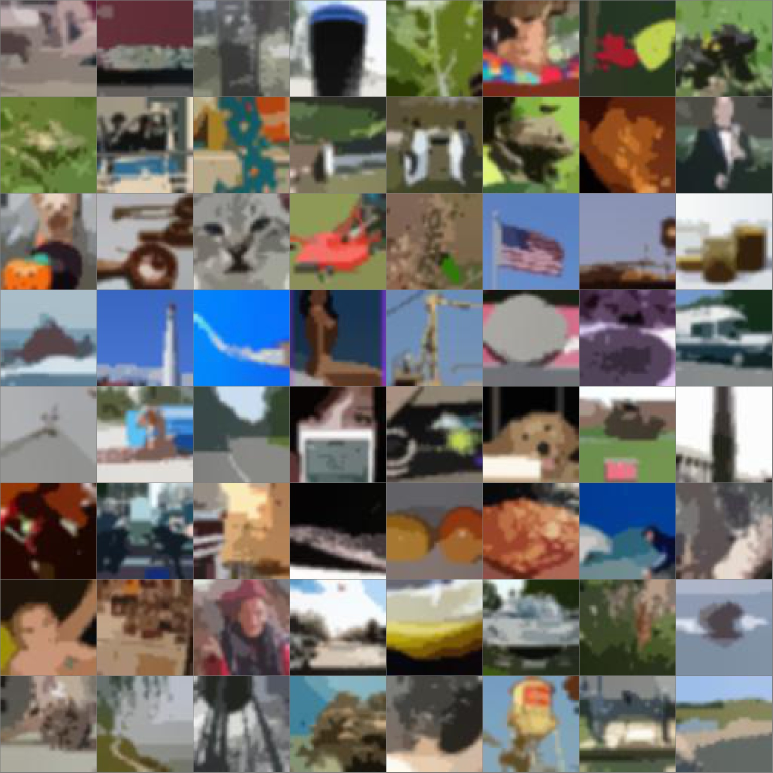
#> input picture Test-X.jpeg, 1545 x 1545 px (shown at 1/2 size)
$ python -i pre_process_imagenet.py   (imports and definitions only)   (older library calls are emulated)
#> lines starting #> are read from the running program, lines starting #| are printed output that depends on the picture
# Copyright 2016 Google Inc. All Rights Reserved.
#
# Licensed under the Apache License, Version 2.0 (the "License");
# you may not use this file except in compliance with the License.
# You may obtain a copy of the License at
#
#     http://www.apache.org/licenses/LICENSE-2.0
#
# Unless required by applicable law or agreed to in writing, software
# distributed under the License is distributed on an "AS IS" BASIS,
# WITHOUT WARRANTIES OR CONDITIONS OF ANY KIND, either express or implied.
# See the License for the specific language governing permissions and
# limitations under the License.
# ==============================================================================
"""Converts ImageNet data to TFRecords file format with Example protos.

The raw ImageNet data set is expected to reside in JPEG files located in the
following directory structure.

  data_dir/n01440764/ILSVRC2012_val_00000293.JPEG
  data_dir/n01440764/ILSVRC2012_val_00000543.JPEG
  ...

where 'n01440764' is the unique synset label associated with
these images.

The training data set consists of 1000 sub-directories (i.e. labels)
each containing 1200 JPEG images for a total of 1.2M JPEG images.

The evaluation data set consists of 1000 sub-directories (i.e. labels)
each containing 50 JPEG images for a total of 50K JPEG images.

This TensorFlow script converts the training and evaluation data into
a sharded data set consisting of 1024 and 128 TFRecord files, respectively.

  train_directory/train-00000-of-01024
  train_directory/train-00001-of-01024
  ...
  train_directory/train-00127-of-01024

and

  validation_directory/validation-00000-of-00128
  validation_directory/validation-00001-of-00128
  ...
  validation_directory/validation-00127-of-00128

Each validation TFRecord file contains ~390 records. Each training TFREcord
file contains ~1250 records. Each record within the TFRecord file is a
serialized Example proto. The Example proto contains the following fields:

  image/encoded: string containing JPEG encoded image in RGB colorspace
  image/height: integer, image height in pixels
  image/width: integer, image width in pixels
  image/colorspace: string, specifying the colorspace, always 'RGB'
  image/channels: integer, specifying the number of channels, always 3
  image/format: string, specifying the format, always'JPEG'

  image/filename: string containing the basename of the image file
            e.g. 'n01440764_10026.JPEG' or 'ILSVRC2012_val_00000293.JPEG'
  image/class/label: integer specifying the index in a classification layer.
    The label ranges from [1, 1000] where 0 is not used.
  image/class/synset: string specifying the unique ID of the label,
    e.g. 'n01440764'
  image/class/text: string specifying the human-readable version of the label
    e.g. 'red fox, Vulpes vulpes'

  image/object/bbox/xmin: list of integers specifying the 0+ human annotated
    bounding boxes
  image/object/bbox/xmax: list of integers specifying the 0+ human annotated
    bounding boxes
  image/object/bbox/ymin: list of integers specifying the 0+ human annotated
    bounding boxes
  image/object/bbox/ymax: list of integers specifying the 0+ human annotated
    bounding boxes
  image/object/bbox/label: integer specifying the index in a classification
    layer. The label ranges from [1, 1000] where 0 is not used. Note this is
    always identical to the image label.

Note that the length of xmin is identical to the length of xmax, ymin and ymax
for each example.

Running this script using 16 threads may take around ~2.5 hours on a HP Z420.
"""

from __future__ import absolute_import
from __future__ import division
from __future__ import print_function
import cv2

from datetime import datetime
import os
import random
import sys
import threading


import numpy as np
import tensorflow as tf

# [55 lines not run here, left out]

FLAGS = tf.app.flags.FLAGS


# [12 lines left out: functions _int64_feature, _float_feature, not called in this run]


def _bytes_feature(value):
  """Wrapper for inserting bytes features into Example proto."""
  return tf.train.Feature(bytes_list=tf.train.BytesList(value=[value]))


# [53 lines left out: function _convert_to_example, not called in this run]


class ImageCoder(object):
  """Helper class that provides TensorFlow image coding utilities."""

  # [21 lines left out: function __init__, not called in this run]

  def png_to_jpeg(self, image_data):
    return self._sess.run(self._png_to_jpeg,
                          feed_dict={self._png_data: image_data})

  def cmyk_to_rgb(self, image_data):
    return self._sess.run(self._cmyk_to_rgb,
                          feed_dict={self._cmyk_data: image_data})

  # [466 lines left out: functions decode_jpeg, encode_jpeg, _is_png, _is_cmyk, _process_image, _process_image_files_batch and 8 more, not called in this run]


def auto_canny(image, sigma=0.33):
#> called with sigma = 0.33
    image = cv2.cvtColor(image, cv2.COLOR_RGB2GRAY)
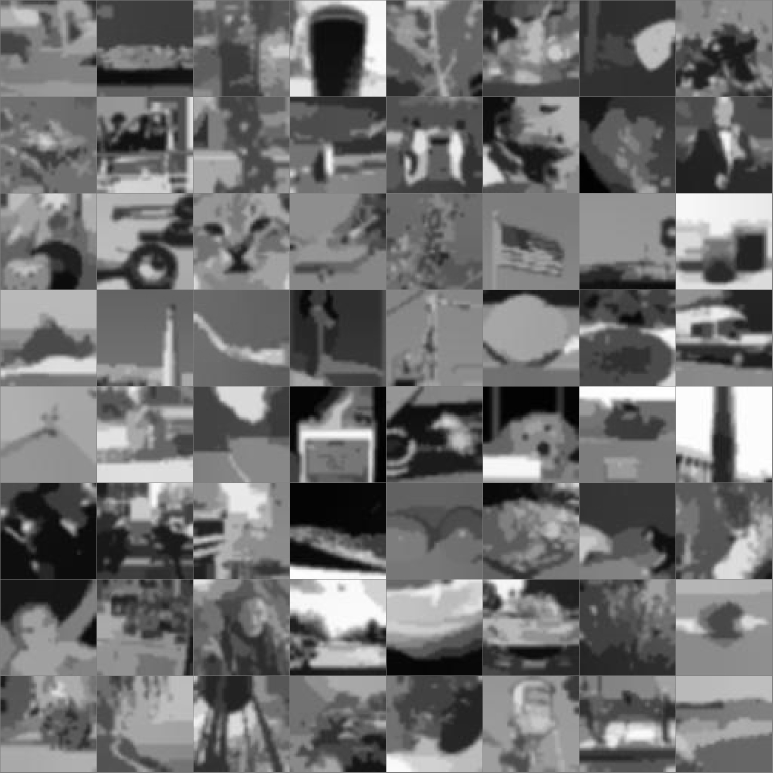
#> image: shape (1545, 1545) (shown at 1/2 size); min 0, max 255, mean 111.7
    image = cv2.medianBlur(image, 3)

    # compute the median of the single channel pixel intensities
    v = np.median(image)
#> v = 111

    # apply automatic Canny edge detection using the computed median
    lower = int(max(0, (1.0 - sigma) * v))
#> lower = 74
    upper = int(min(255, (1.0 + sigma) * v))
#> upper = 147
    edged = cv2.Canny(image, lower, upper)
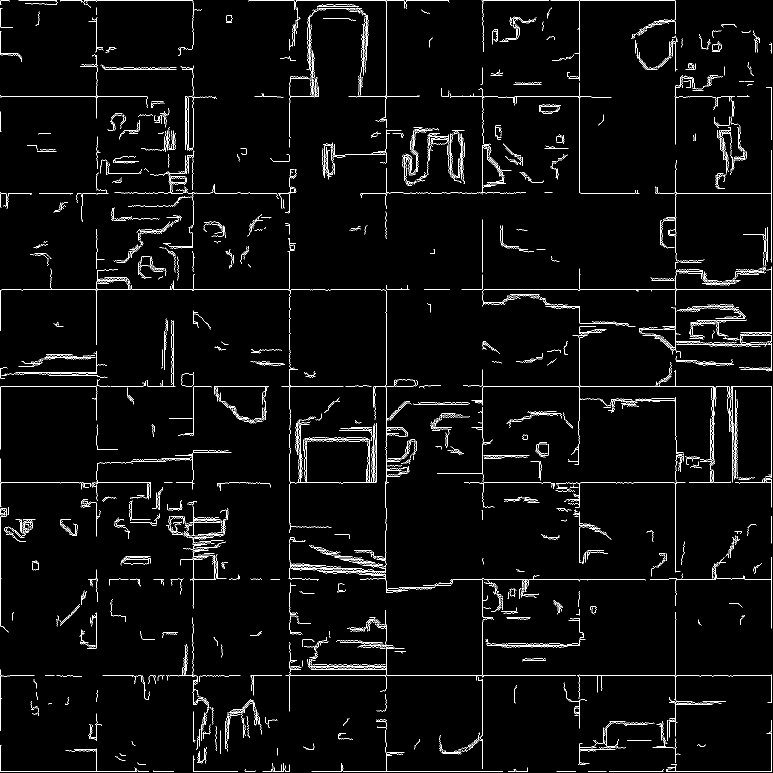
#> edged: shape (1545, 1545) (shown at 1/2 size); 3% white in thin lines or dots

    # return the edged image
    return edged

# [2 lines not run here, left out]

>>> import cv2
>>> picture = cv2.cvtColor(cv2.imread('../Test-X.jpeg'), cv2.COLOR_BGR2RGB)
>>> result = auto_canny(picture)
